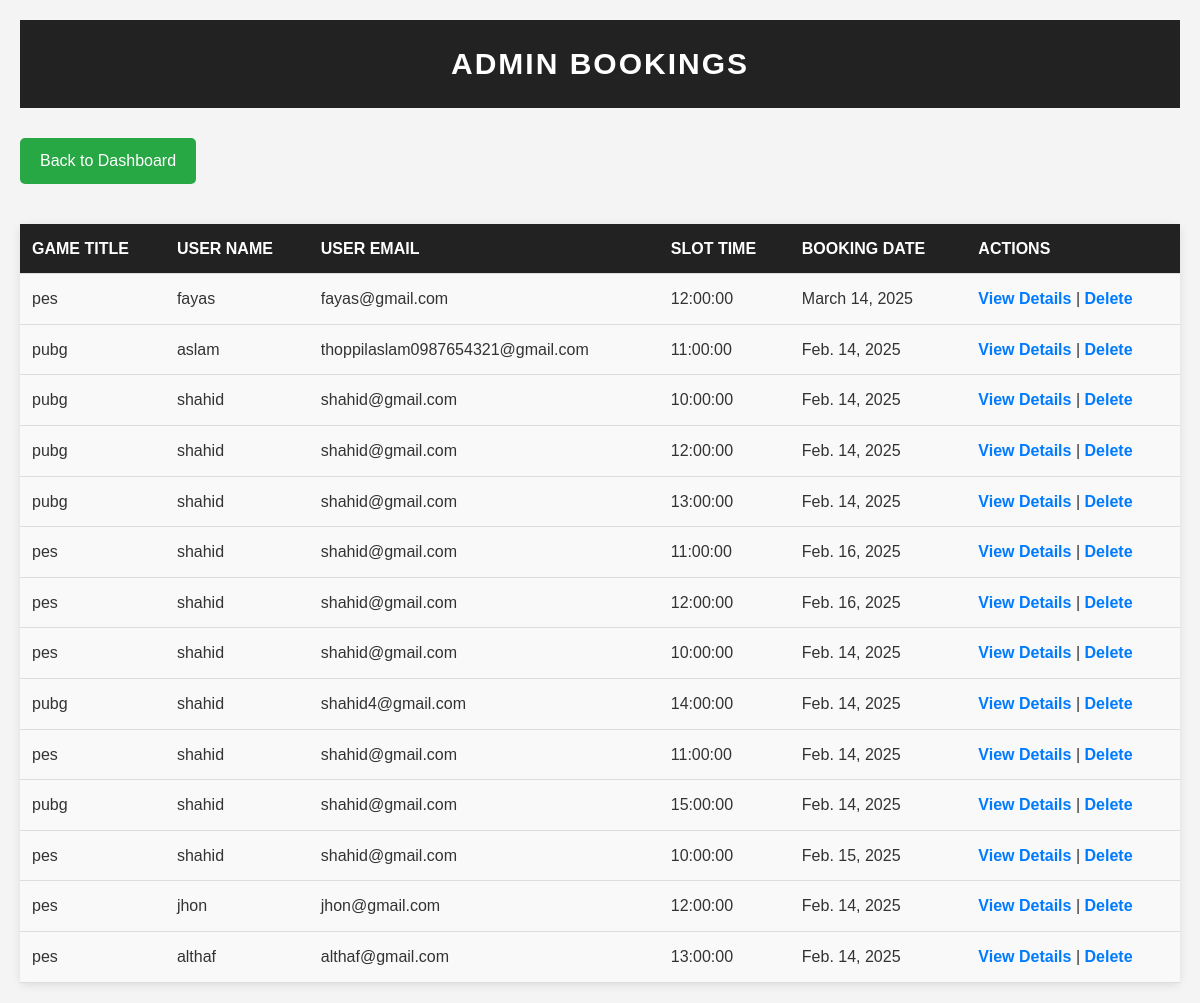
Screenshot of /adminbookings/ with the database file from the repository.
### app/models.py (models this page shows, shortened)
class SlotBooking(models.Model):
    user = models.ForeignKey(User, on_delete=models.CASCADE)  # Link to user
    name = models.CharField(max_length=100)
    email = models.EmailField()
    game = models.ForeignKey(Game, on_delete=models.CASCADE)
    slot = models.ForeignKey(Slot, on_delete=models.CASCADE)
    date = models.DateField()
    booking_time = models.DateTimeField(default=now)

class Game(models.Model):
    g_id = models.CharField(max_length=20, unique=True)
    title = models.CharField(max_length=100)
    description = models.TextField()
    release_date = models.DateField()
    price = models.DecimalField(max_digits=10, decimal_places=2)
    image = models.FileField()

class Slot(models.Model):
    TIME_SLOT_CHOICES = [
        ('10:00 AM - 12:00 PM', '10:00 AM - 12:00 PM'),
        ('12:00 PM - 2:00 PM', '12:00 PM - 2:00 PM'),
        ('2:00 PM - 4:00 PM', '2:00 PM - 4:00 PM'),
        ('4:00 PM - 6:00 PM', '4:00 PM - 6:00 PM'),
        ('6:00 PM - 8:00 PM', '6:00 PM - 8:00 PM'),
    ]
    game = models.ForeignKey(Game, on_delete=models.CASCADE, related_name="slots")
    date = models.DateField()
    time_slot = models.CharField(max_length=20, choices=TIME_SLOT_CHOICES)
    reserved = models.BooleanField(default=False)
    booking_time = models.DateTimeField(null=True, blank=True)  # Track when booked
    class Meta:
        unique_together = ('game', 'date', 'time_slot')

### app/views.py (the view)
# urls.py: path('adminbookings/', views.admin_bookings, name='admin_bookings'),
def admin_bookings(request):
    bookings = SlotBooking.objects.all()
    return render(request, 'admin/bookings.html', {'bookings': bookings})

### templates/admin/bookings.html (shortened to what this page needs)
<!DOCTYPE html>
<html lang="en">
<head>
</head>
<body>
    <h2>Admin Bookings</h2>
    <a href="{% url 'home' %}" class="logout">Back to Dashboard</a>
    <table>
        <thead>
            <tr>
                <th>Game Title</th>
                <th>User Name</th>
                <th>User Email</th>
                <th>Slot Time</th>
                <th>Booking Date</th>
                <th>Actions</th>
            </tr>
        </thead>
        <tbody>
            {% for booking in bookings %}
                <tr>
                    <td>{{ booking.game.title }}</td>
                    <td>{{ booking.name }}</td>
                    <td>{{ booking.email }}</td>
                    <td>{{ booking.slot.time_slot }}</td>
                    <td>{{ booking.date }}</td>
                    <td class="actions">
                        <a href="#">View Details</a> |
                        <a href="#">Delete</a>
                    </td>
                </tr>
            {% empty %}
                <tr>
                    <td colspan="6">No bookings found.</td>
                </tr>
            {% endfor %}
        </tbody>
    </table>
</body>
</html>

### templates/admin/bookings.html (style rules this page uses)
* { margin: 0; padding: 0; box-sizing: border-box; }
body { font-family: 'Arial', sans-serif; background-color: #f4f4f4; color: #333; line-height: 1.6; padding: 20px; }
h2 { text-align: center; padding: 20px; background-color: #222; color: white; font-size: 30px; text-transform: uppercase; letter-spacing: 2px; margin-bottom: 30px; }
.logout { display: inline-block; background-color: #28a745; color: white; padding: 10px 20px; font-size: 16px; border-radius: 5px; text-decoration: none; margin-bottom: 20px; transition: background-color 0.3s ease; }
table { width: 100%; border-collapse: collapse; background-color: white; border-radius: 8px; box-shadow: 0 2px 10px rgba(0, 0, 0, 0.1); margin-top: 20px; }
th, td { padding: 12px; text-align: left; border-bottom: 1px solid #ddd; font-size: 16px; }
th { background-color: #222; color: white; text-transform: uppercase; }
td { background-color: #f9f9f9; }
.actions a { color: #007bff; text-decoration: none; font-weight: bold; }

### rows the page displays
SlotBooking: game "pes", name "fayas", email "fayas@gmail.com", slot.time_slot "12:00:00", date "March 14, 2025"
SlotBooking: game "pubg", name "aslam", email "thoppilaslam0987654321@gmail.com", slot.time_slot "11:00:00", date "Feb. 14, 2025"
SlotBooking: game "pubg", name "shahid", email "shahid@gmail.com", slot.time_slot "10:00:00", date "Feb. 14, 2025"
SlotBooking: game "pubg", name "shahid", email "shahid@gmail.com", slot.time_slot "12:00:00", date "Feb. 14, 2025"
SlotBooking: game "pubg", name "shahid", email "shahid@gmail.com", slot.time_slot "13:00:00", date "Feb. 14, 2025"
SlotBooking: game "pes", name "shahid", email "shahid@gmail.com", slot.time_slot "11:00:00", date "Feb. 16, 2025"
SlotBooking: game "pes", name "shahid", email "shahid@gmail.com", slot.time_slot "12:00:00", date "Feb. 16, 2025"
SlotBooking: game "pes", name "shahid", email "shahid@gmail.com", slot.time_slot "10:00:00", date "Feb. 14, 2025"
SlotBooking: game "pubg", name "shahid", email "shahid4@gmail.com", slot.time_slot "14:00:00", date "Feb. 14, 2025"
SlotBooking: game "pes", name "shahid", email "shahid@gmail.com", slot.time_slot "11:00:00", date "Feb. 14, 2025"
SlotBooking: game "pubg", name "shahid", email "shahid@gmail.com", slot.time_slot "15:00:00", date "Feb. 14, 2025"
SlotBooking: game "pes", name "shahid", email "shahid@gmail.com", slot.time_slot "10:00:00", date "Feb. 15, 2025"
SlotBooking: game "pes", name "jhon", email "jhon@gmail.com", slot.time_slot "12:00:00", date "Feb. 14, 2025"
SlotBooking: game "pes", name "althaf", email "althaf@gmail.com", slot.time_slot "13:00:00", date "Feb. 14, 2025"
